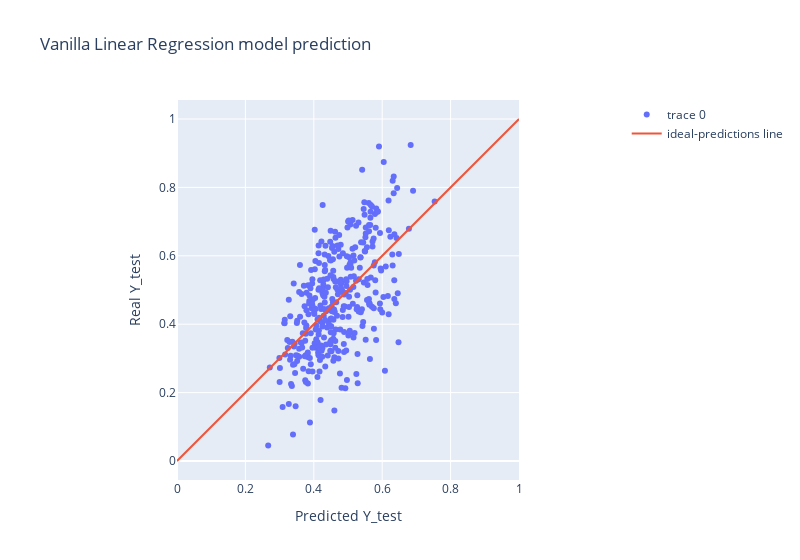

The cell this chart's notebook holds for it:
### Code cell
import plotly.express as px
fig = go.Figure(
    data = [
        go.Scatter(y=Y_test, x=vanilla_lr.predict(X_test), mode='markers', name='linear regression outcomes'),
        go.Scatter(x=[0,1], y=[0,1], name='ideal-predictions line', mode='lines')

    ],
    layout=dict(
        title='Vanilla Linear Regression model prediction',
        width=800,
        xaxis_title='Predicted Y_test',
        yaxis_title='Real Y_test',
        xaxis_constrain='domain',
        yaxis_scaleanchor = "x",
        yaxis_scaleratio = 1
    )


)
fig.show()

### Figure 1 — Plotly figure (JSON) as saved in the notebook; plotly's stock layout.template omitted (floating-point values rounded to 4 significant figures; data arrays with more than 128 entries replaced by an {"elided": "..."} marker saying what was removed)
{"data": [{"mode": "markers", "type": "scatter", "x": {"elided": "365 float values"}, "y": {"elided": "365 float values"}}, {"mode": "lines", "name": "ideal-predictions line", "type": "scatter", "x": [0, 1], "y": [0, 1]}], "layout": {"title": {"text": "Vanilla Linear Regression model prediction"}, "width": 800, "xaxis": {"constrain": "domain", "title": {"text": "Predicted Y_test"}}, "yaxis": {"scaleanchor": "x", "scaleratio": 1, "title": {"text": "Real Y_test"}}}}
